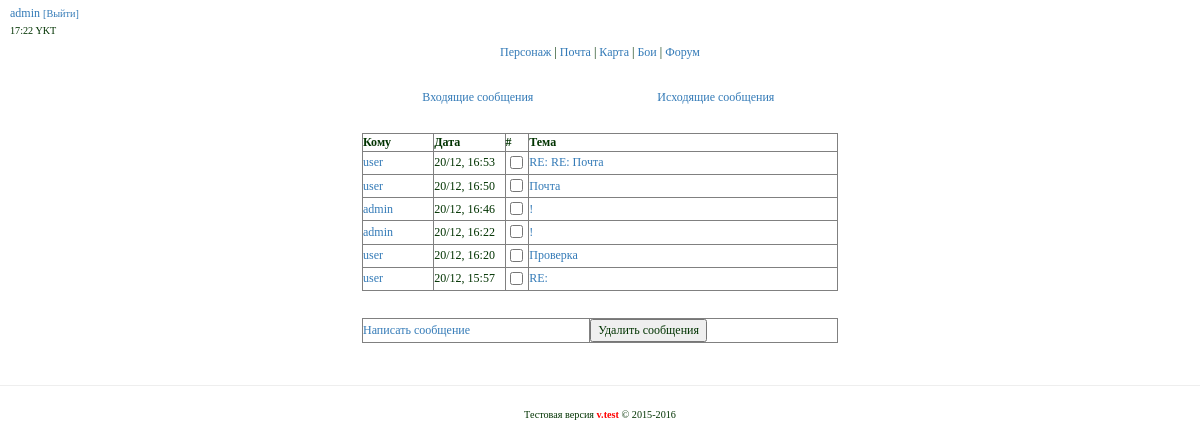
Page /mail/outbox (signed in) on the committed database.
### tables this page shows
CREATE TABLE IF NOT EXISTS `mail` (
  `id` int(11) unsigned NOT NULL AUTO_INCREMENT,
  `id_mail` varchar(256) NOT NULL,
  `type` int(11) NOT NULL,
  `sender` varchar(255) NOT NULL,
  `receiver` varchar(255) NOT NULL,
  `date` varchar(255) NOT NULL,
  `title` varchar(255) NOT NULL,
  `text` text NOT NULL,
  `new` int(11) NOT NULL DEFAULT '1',
  PRIMARY KEY (`id`)
);

### app/core/viewClass.php (called while the page is built)
<?php
class View {
    public function render($title,$content,$template,$data=null,$data2=null,$data3=null) {
        include 'app/views/'.$template;
    }
}

### app/controllers/controllerMail.php (called while the page is built, shortened)
<?php
class ControllerMail extends Controller {
    public function __construct(){
        $this->model = new ModelMail();
        $this->view = new View();
    }
    public function actionOutbox() {
        $login = $_COOKIE['login'];
        $data = $this->model->getOutboxMailByUser($login);
        $this->view->render('Почта', 'mail/outbox.php', 'template.php', $data);
    }
}

### app/start.php (called while the page is built, shortened)
<?php
require_once 'core/viewClass.php';
require_once 'core/modelClass.php';
Router::run();

### index.php (called while the page is built, shortened)
<?php
require_once 'app/start.php';

### app/core/modelClass.php (called while the page is built, shortened)
<?php
class Model {
    public $mysqli;
    public function __construct() {
        $this->mysqli = new mysqli(Config::DBHOST,Config::DBUSER,Config::DBPASS,Config::DBNAME);
        $this->mysqli->query("SET NAMES 'utf8'");
    }
    public function query($query) {
        return $this->mysqli->query($query);
    }
    public function select($query) {
        $res = $this->query($query);
        $ret = [];
        while($row = mysqli_fetch_assoc($res)) {
            $ret[] = $row;
        }
        return $ret;
    }
}

### app/models/modelMail.php (called while the page is built, shortened)
<?php
class ModelMail extends Model {
    public function getOutboxMailByUser($login) {
        $data = "SELECT * FROM `mail` WHERE `sender` = '$login' AND `type` = 2 ORDER BY `id` DESC";
        $data = $this->select($data);
        return $data;
    }
}

### app/views/mail/outbox.php (the view)
<div>
    <table align="center" width="40%">
        <tr align="center">
            <td>
                <a href="/mail/">Входящие сообщения</a>
            </td>
            <td>
                <a href="/mail/outbox">Исходящие сообщения</a>
            </td>
        </tr>
    </table>
</div>
<br>
<form name="delmess" method="post" action="/mail/delmessage/">
<div class="mail">
    <table border="1" width="40%" align="center">
        <tr>
            <th width="15%">Кому</th>
            <th width="15%">Дата</th>
            <th width="5%">#</th>
            <th width="65%">Тема</th>
        </tr>
        <?php foreach($data as $mail): ;?>
            <tr>
                <td>
                    <a href="/user/info?id="><?=$mail['receiver']?></a>
                </td>
                <td>
                    <?=$mail['date']?>
                </td>
                <td align="center">
                    <input type="checkbox" name="id[]" value="<?=$mail['id']?>">
                </td>
                <td>
                    <a href="/mail/read?type=2&amp;id_mail=<?=$mail['id_mail']?>"><?=$mail['title']?></a>
                </td>
            </tr>
        <?php endforeach ;?>
    </table>
</div>
<br>
<div class="mail buttons">
    <table border="1" width="40%" align="center">
        <tr>
            <td>
                <a href="/mail/new">Написать сообщение</a>
            </td>
            <td>
                <input type="submit" name="submit" value="Удалить сообщения">
            </td>
        </tr>
    </table>
</div>
</form>

### css/style.css (style rules this page uses)
div { margin: 5px; }
body { FONT-SIZE: 9pt; COLOR: #003300; FONT-FAMILY: verdana,geneva,arial cyr; }

### rows in the picture
mail: receiver "user", date "20/12, 16:53", title "RE: RE: Почта"
mail: receiver "user", date "20/12, 16:50", title "Почта"
mail: receiver "admin", date "20/12, 16:46", title "!"
mail: receiver "admin", date "20/12, 16:22", title "!"
mail: receiver "user", date "20/12, 16:20", title "Проверка"
mail: receiver "user", date "20/12, 15:57", title "RE:"

### other values in the picture
$_COOKIE['login'] "admin"
